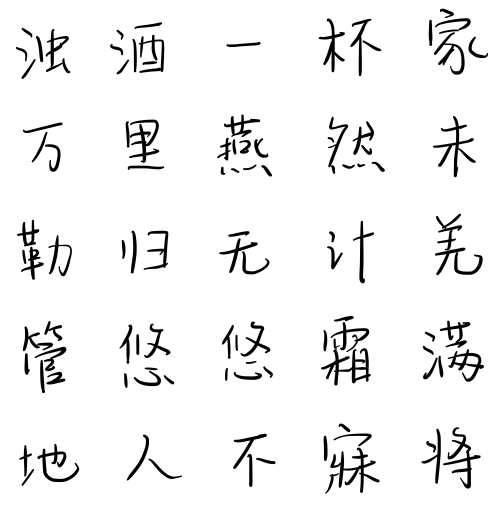
#> input picture demo/candidates/c_1.jpeg, 1000 x 1014 px, found by its file name (shown at 1/2 size); its folder holds only this picture in this run
$ python data_preprocessing2.py
#> lines starting #> are read from the running program, lines starting #| are printed output that depends on the picture; after the words box and inside, x2 and y2 are one past the last pixel; in counts of white or black regions, pixels touching at a corner belong together
import os
from PIL import Image, ImageOps
import numpy as np
import cv2
from tqdm import tqdm

raw_data_dir = 'candidates'
scaled_data_dir = 'scaled_candidates'
os.makedirs(scaled_data_dir, exist_ok=True)

def compute_sample_ratio(np_img, grid=5, threshold=128):
    """
    对输入正方形二值图（np.uint8）划分为 grid x grid 个单元，
    对每个单元计算其中“字”的最小包含方框，然后计算该包含方框的长边占单元格边长的比例，
    最后返回该样本所有单元比例的平均值。

    如果该单元内无黑点（<threshold），则按单元尺寸返回比例1.0。
    """
    h, w = np_img.shape
    cell_size = w // grid
    ratios = []
    for i in range(grid):
        for j in range(grid):
            left = j * cell_size
            upper = i * cell_size
            cell = np_img[upper:upper+cell_size, left:left+cell_size]
            # 找到黑色区域（设定阈值，像素 < threshold 认为是笔画）
            coords = np.argwhere(cell < threshold)
            if coords.size == 0:
                # 若没有黑点，则认为字符占整个单元
                ratio = 1.0
                bbox = (0, 0, cell_size, cell_size)
            else:
                y0, x0 = coords.min(axis=0)
                y1, x1 = coords.max(axis=0)
                w_box = x1 - x0 + 1
                h_box = y1 - y0 + 1
                long_edge = max(w_box, h_box)
                ratio = long_edge / cell_size
            ratios.append(ratio)
    sample_avg_ratio = np.mean(ratios)
    return sample_avg_ratio

import cv2

def process_sample_image(img, global_avg_ratio, grid=5, threshold=128):
    """
    对已裁剪为正方形（binary图）的 PIL Image 进行如下处理：
    1. 将图像均匀划分为 grid x grid 个单元；
    2. 对每个单元内，通过连通块检测判断是否存在部分来自其他字的噪声，
       如果连通块的重心位于单元外侧 15% 边缘区域，则将其剔除（设为白色）；
    3. 计算当前字的 bounding box（黑色区域）的长边占单元格边长比例，进而计算样本平均比例 sample_ratio；
    4. 计算缩放因子 factor = global_avg_ratio / sample_ratio；
    5. 按 factor 对每个单元内的字符图像缩放，并将缩放后图像居中放入固定尺寸单元中；
    6. 拼接所有单元后调整为目标大小（例如 224x224）。
    """
    np_img = np.array(img, dtype=np.uint8)
    h, w = np_img.shape
    cell_size = w // grid

    # 计算当前样本的平均比例（对每个单元采用原始二值图计算）
    sample_ratio = compute_sample_ratio(np_img, grid, threshold)
    factor = global_avg_ratio / sample_ratio

    new_sample = Image.new("L", (cell_size * grid, cell_size * grid), color=255)

    for i in range(grid):
        for j in range(grid):
            left = j * cell_size
            upper = i * cell_size
            cell = img.crop((left, upper, left + cell_size, upper + cell_size))
            cell_np = np.array(cell, dtype=np.uint8)
            # 生成二值 mask：黑色（笔画）为1，背景为0
            mask = (cell_np < threshold).astype(np.uint8)
            # 连通块检测，注意背景为0，连通块标签从1开始
            num_labels, labels, stats, centroids = cv2.connectedComponentsWithStats(mask, connectivity=8)
            # 对每个连通块检查其重心是否在外侧 15% 区域内
            h_cell, w_cell = mask.shape
            for comp in range(1, num_labels):
                cx, cy = centroids[comp]
                if (cx < 0.05 * w_cell or cx > 0.95 * w_cell or
                    cy < 0.05 * h_cell or cy > 0.95 * h_cell):
                    # 剔除此连通块：将对应区域置为白色（255）
                    cell_np[labels == comp] = 255
            # 根据剔除之后的 cell_np 重新计算 bounding box
            coords = np.argwhere(cell_np < threshold)
            if coords.size != 0:
                y0, x0 = coords.min(axis=0)
                y1, x1 = coords.max(axis=0)
                # 可追加额外边界扩展（如需扩展，可在此处调整，例如扩展4像素，但确保不超出 cell 范围）
                x0_exp = max(0, x0 - 4)
                y0_exp = max(0, y0 - 4)
                x1_exp = min(w_cell, x1 + 4)
                y1_exp = min(h_cell, y1 + 4)
                bbox = (x0_exp, y0_exp, x1_exp, y1_exp)
                char_img = Image.fromarray(cell_np).crop(bbox)
            else:
                char_img = Image.fromarray(cell_np).copy()
            # 调整字符大小
            new_w = max(1, int(char_img.width * factor))
            new_h = max(1, int(char_img.height * factor))
            char_img_resized = char_img.resize((new_w, new_h), Image.LANCZOS)
            # 将缩放后图像居中放入固定尺寸单元中
            cell_new = Image.new("L", (cell_size, cell_size), color=255)
            paste_x = (cell_size - new_w) // 2
            paste_y = (cell_size - new_h) // 2
            cell_new.paste(char_img_resized, (paste_x, paste_y))
            new_sample.paste(cell_new, (j * cell_size, i * cell_size))
    final_sample = new_sample.resize((224, 224), Image.LANCZOS)
    return final_sample

# 第一遍：遍历所有图片，计算每个样本的字长比例平均值
sample_ratios = []
filenames_first = []
for filename in tqdm(os.listdir(raw_data_dir), desc="First pass: compute ratios"):
    if filename.lower().endswith(('.png', '.jpg', '.jpeg', '.bmp', '.gif')):
        input_path = os.path.join(raw_data_dir, filename)
        try:
            with Image.open(input_path) as img:
#> img is the input picture: PIL image 1000x1014 RGB; min 0, max 255, mean 240.7
                img_gray = img.convert('L')
                # 二值化
                binary = img_gray.point(lambda p: 255 if p > 128 else 0)
#> binary: PIL image 1000x1014 L; 94.4% white; 104 black regions, largest, box (x1, y1, x2, y2) and area: (870, 427, 965, 550) 2371, (642, 677, 741, 771) 2327, (661, 895, 759, 986) 2074
                # 裁剪为正方形（居中裁剪）
                width, height = binary.size
#> width = 1000; height = 1014
                if width > height:
                    left = (width - height) // 2
                    upper = 0
                    right = left + height
                    lower = height
                else:
                    left = 0
                    upper = (height - width) // 2
#> upper = 7
                    right = width
#> right = 1000
                    lower = upper + width
#> lower = 1007
                square_img = binary.crop((left, upper, right, lower))
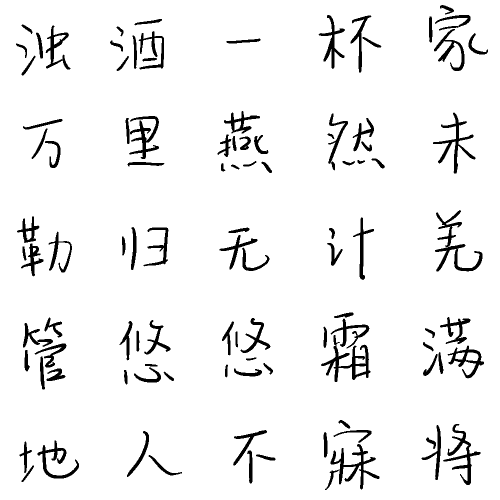
#> square_img: PIL image 1000x1000 L (shown at 1/2 size); 94.3% white; 104 black regions, largest, box (x1, y1, x2, y2) and area: (870, 420, 965, 543) 2371, (642, 670, 741, 764) 2327, (661, 888, 759, 979) 2074
                # 计算本样本的平均比例
                ratio = compute_sample_ratio(np.array(square_img, dtype=np.uint8))
#> after the loop in compute_sample_ratio, `for i in range(grid):`: ratios = 25 values, max 0.72 at index 15, min 0.34 at index 2, mean 0.583
#> in compute_sample_ratio, `sample_avg_ratio = np.mean(ratios)`: sample_avg_ratio = 0.583
#> ratio = 0.583
                sample_ratios.append(ratio)
                filenames_first.append(filename)
        except Exception as e:
            print(f"Failed to process {filename} in first pass: {e}")

if not sample_ratios:
    print("No valid stroke ratios computed!")
    exit(1)

global_avg_ratio = np.mean(sample_ratios)
#> global_avg_ratio = 0.583
print(f"Global average ratio: {global_avg_ratio:.4f}")
#| Global average ratio: 0.5832

# 第二遍：根据 global_avg_ratio 对每个样本做缩放及字居中处理，然后保存
for filename in tqdm(os.listdir(raw_data_dir), desc="Second pass: adjust and save"):
    if filename.lower().endswith(('.png', '.jpg', '.jpeg', '.bmp', '.gif')):
        input_path = os.path.join(raw_data_dir, filename)
        try:
            with Image.open(input_path) as img:
                img_gray = img.convert('L')
                binary = img_gray.point(lambda p: 255 if p > 128 else 0)
                # 裁剪为正方形
                width, height = binary.size
                if width > height:
                    left = (width - height) // 2
                    upper = 0
                    right = left + height
                    lower = height
                else:
                    left = 0
                    upper = (height - width) // 2
                    right = width
                    lower = upper + width
                square_img = binary.crop((left, upper, right, lower))
                # 根据 global_avg_ratio 调整每个样本
                final_sample = process_sample_image(square_img, global_avg_ratio, grid=5, threshold=128)
#> in process_sample_image, `factor = global_avg_ratio / sample_ratio`: factor = 1
#> in process_sample_image, `new_sample = Image.new("L", (cell_size * grid, cell_size * grid), colo..`: new_sample: PIL image 1000x1000 L; every value is 255
#> after the loop in process_sample_image, `for i in range(grid):`:
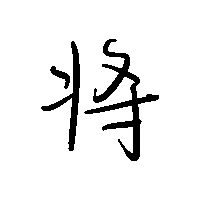
#> cell_new: PIL image 200x200 L; 92.7% white; 3 black regions, box (x1, y1, x2, y2) and area: (84, 39, 159, 161) 1895, (41, 41, 80, 151) 866, (50, 66, 70, 89) 170
#> after the loop in process_sample_image, `for i in range(grid):`:
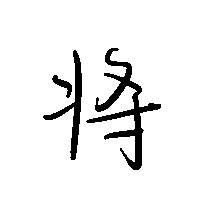
#> cell_np: shape (200, 200); 92.7% white; 3 black regions, box (x1, y1, x2, y2) and area: (86, 48, 161, 170) 1895, (43, 50, 82, 160) 866, (52, 75, 72, 98) 170
#> after the loop in process_sample_image, `for i in range(grid):`:
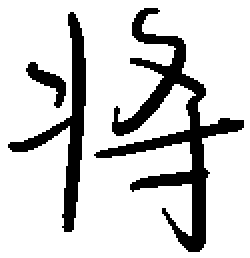
#> char_img_resized: PIL image 125x129 L (shown 2 times larger); 81.8% white; 3 black regions, box (x1, y1, x2, y2) and area: (47, 4, 122, 126) 1895, (4, 6, 43, 116) 866, (13, 31, 33, 54) 170
#> after the loop in process_sample_image, `for i in range(grid):`:
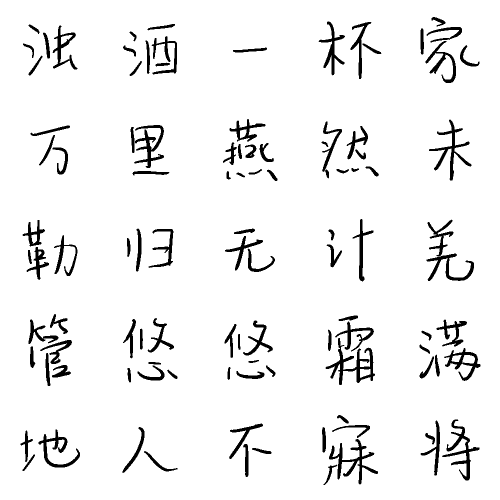
#> new_sample: PIL image 1000x1000 L (shown at 1/2 size); 94.3% white; 104 black regions, largest, box (x1, y1, x2, y2) and area: (853, 439, 948, 562) 2371, (651, 676, 750, 770) 2327, (658, 878, 756, 969) 2074
#> in process_sample_image, `final_sample = new_sample.resize((224, 224), Image.LANCZOS)`:
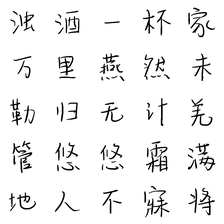
#> final_sample: PIL image 224x224 L; min 0, max 255, mean 239.7
                # 保存输出文件（统一保存为 png）
                output_path = os.path.join(scaled_data_dir, os.path.splitext(filename)[0] + '.png')
                final_sample.save(output_path)
        except Exception as e:
            print(f"Failed to process {filename} in second pass: {e}")

print(f"All images processed and saved to {scaled_data_dir}.")

$ run again, on demo/candidates/l_2.jpeg
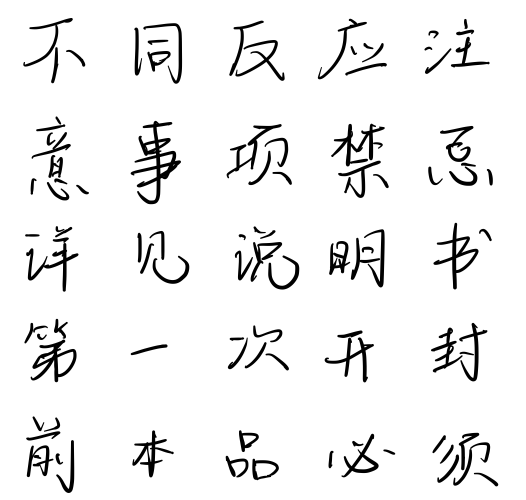
#> input picture demo/candidates/l_2.jpeg, 1051 x 1000 px, found by its file name (shown at 1/2 size)
#> img is the input picture: PIL image 1051x1000 RGB; min 0, max 255, mean 239.1
#> binary: PIL image 1051x1000 L; 93.8% white; 96 black regions, largest, box (x1, y1, x2, y2) and area: (261, 242, 362, 408) 4519, (662, 247, 769, 333) 2490, (61, 679, 153, 764) 2465
#> `square_img = binary.crop((left, upper, right, lower))`:
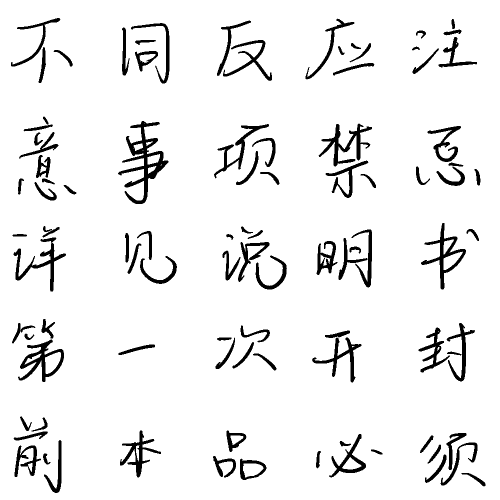
#> square_img: PIL image 1000x1000 L (shown at 1/2 size); 93.5% white; 96 black regions, largest, box (x1, y1, x2, y2) and area: (236, 242, 337, 408) 4519, (637, 247, 744, 333) 2490, (36, 679, 128, 764) 2465
#> after the loop in compute_sample_ratio, `for i in range(grid):`: ratios = 25 values, max 0.915 at index 10, min 0.365 at index 16, mean 0.653
#> sample_avg_ratio = 0.653
#| Global average ratio: 0.6526
#> factor = 1
#> in process_sample_image, `final_sample = new_sample.resize((224, 224), Image.LANCZOS)`:
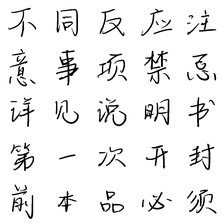
#> final_sample: PIL image 224x224 L; min 0, max 255, mean 237.7

$ run again, on demo/candidates/l_3.jpeg
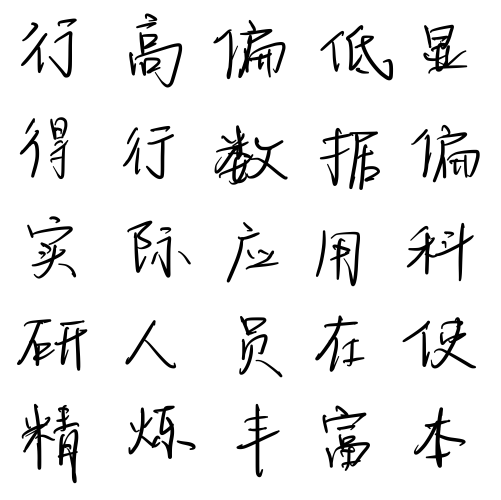
#> input picture demo/candidates/l_3.jpeg, 1001 x 1000 px, found by its file name (shown at 1/2 size)
#> img is the input picture: PIL image 1001x1000 RGB; min 0, max 255, mean 236.3
#> binary: PIL image 1001x1000 L; 92.7% white; 79 black regions, largest, box (x1, y1, x2, y2) and area: (429, 251, 575, 369) 4205, (640, 256, 760, 380) 4005, (477, 40, 571, 156) 3144
#> `square_img = binary.crop((left, upper, right, lower))`:
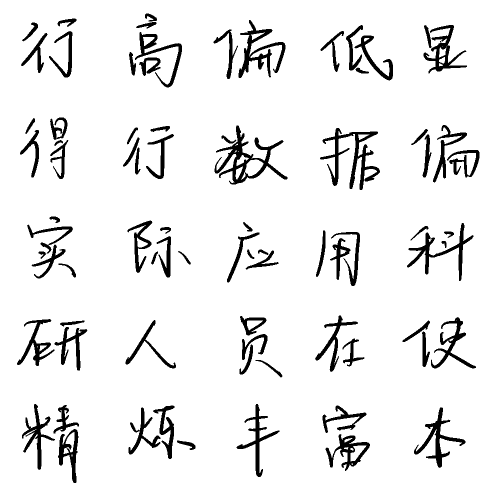
#> square_img: PIL image 1000x1000 L (shown at 1/2 size); 92.6% white; 79 black regions, largest, box (x1, y1, x2, y2) and area: (429, 251, 575, 369) 4205, (640, 256, 760, 380) 4005, (477, 40, 571, 156) 3144
#> after the loop in compute_sample_ratio, `for i in range(grid):`: ratios = 25 values, max 0.79 at index 20, min 0.485 at index 4, mean 0.644
#> sample_avg_ratio = 0.644
#| Global average ratio: 0.6438
#> factor = 1
#> in process_sample_image, `final_sample = new_sample.resize((224, 224), Image.LANCZOS)`:
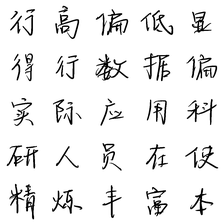
#> final_sample: PIL image 224x224 L; min 0, max 255, mean 235.6

$ run again, on demo/candidates/l_b1.jpeg
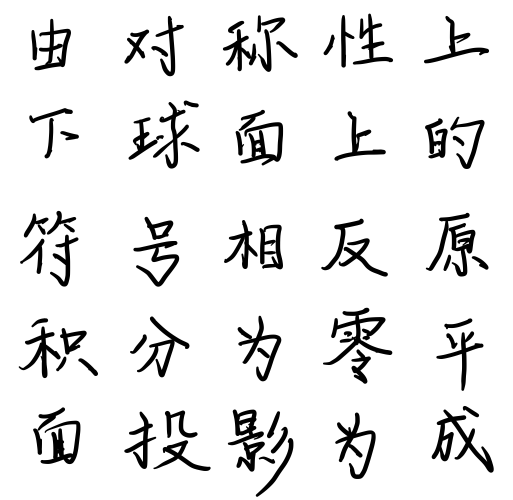
#> input picture demo/candidates/l_b1.jpeg, 1025 x 1000 px, found by its file name (shown at 1/2 size)
#> img is the input picture: PIL image 1025x1000 RGB; min 0, max 255, mean 232.2
#> binary: PIL image 1025x1000 L; 91.1% white; 69 black regions, largest, box (x1, y1, x2, y2) and area: (863, 819, 987, 945) 4082, (646, 616, 785, 730) 3956, (852, 426, 951, 553) 3763
#> `square_img = binary.crop((left, upper, right, lower))`:
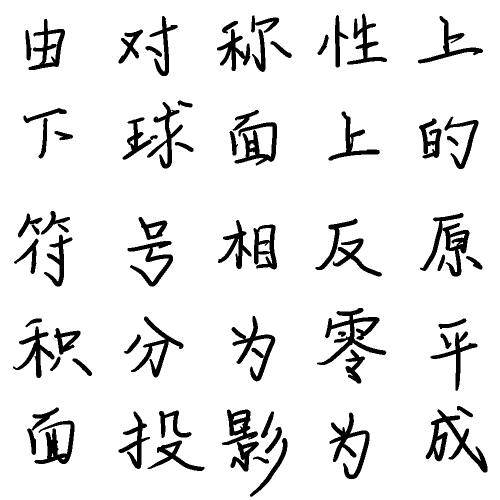
#> square_img: PIL image 1000x1000 L (shown at 1/2 size); 90.8% white; 69 black regions, largest, box (x1, y1, x2, y2) and area: (851, 819, 975, 945) 4082, (634, 616, 773, 730) 3956, (840, 426, 939, 553) 3763
#> after the loop in compute_sample_ratio, `for i in range(grid):`: ratios = 25 values, max 0.875 at index 22, min 0.505 at index 5, mean 0.662
#> sample_avg_ratio = 0.662
#| Global average ratio: 0.6618
#> factor = 1
#> in process_sample_image, `final_sample = new_sample.resize((224, 224), Image.LANCZOS)`:
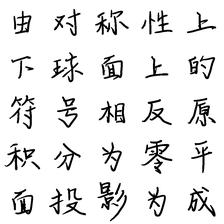
#> final_sample: PIL image 224x224 L; min 0, max 255, mean 231.6
